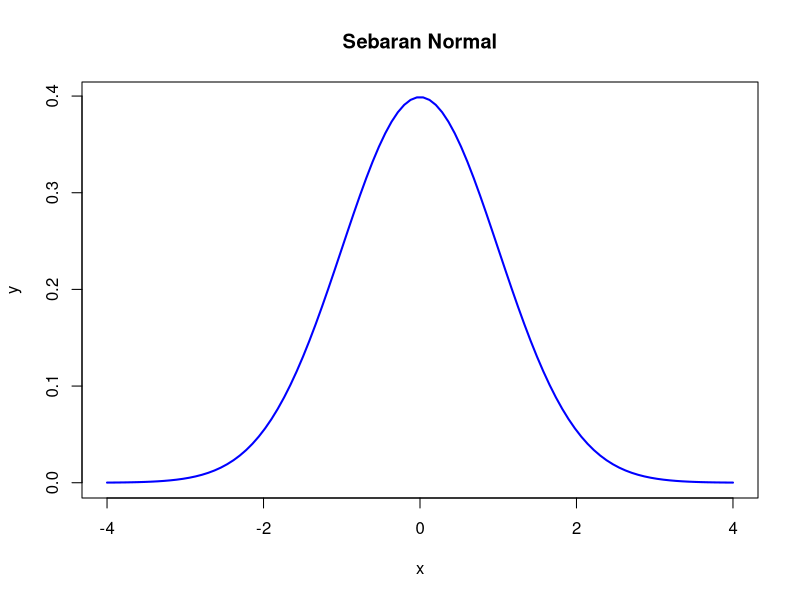
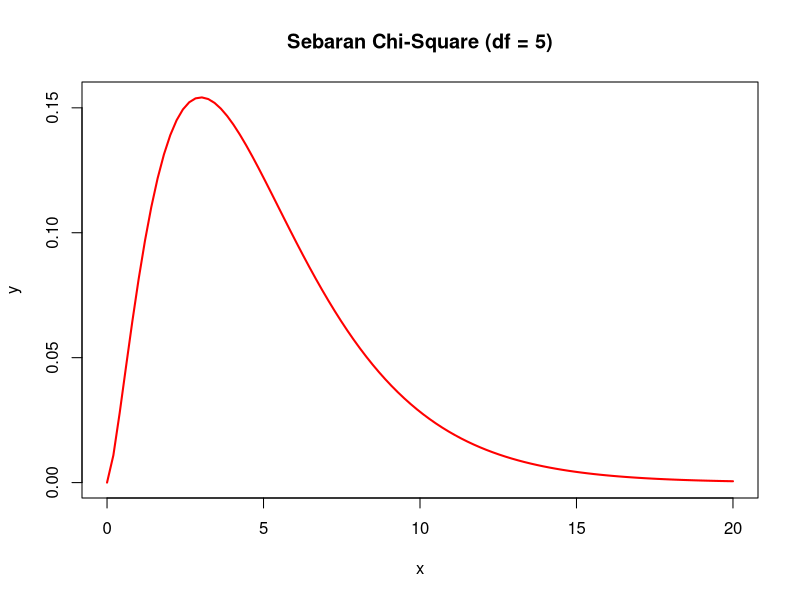
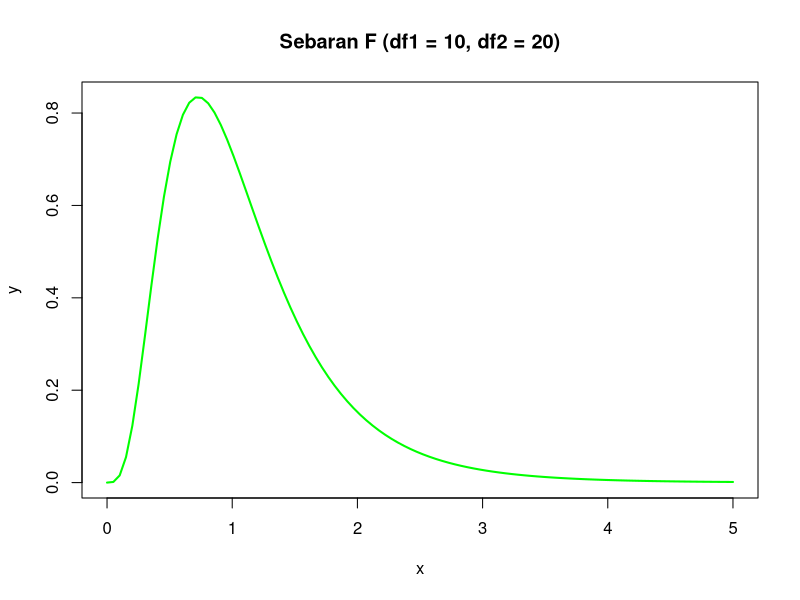
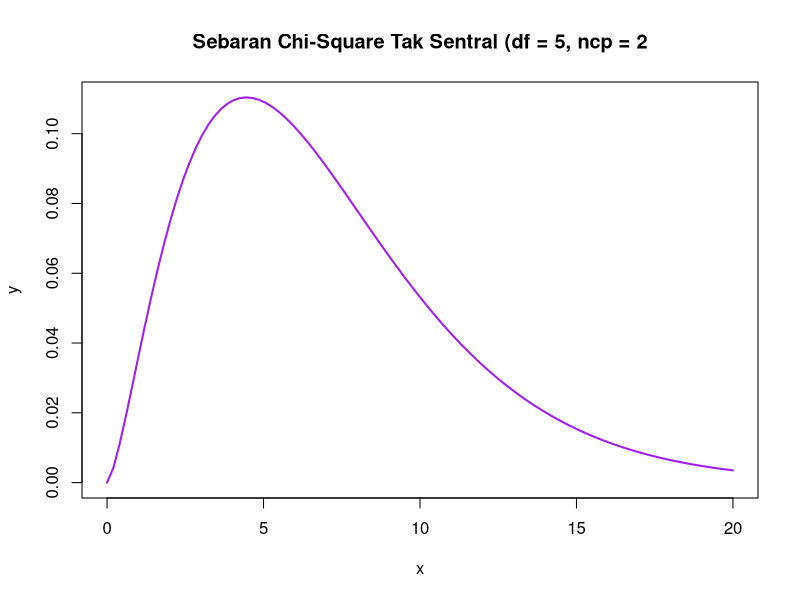
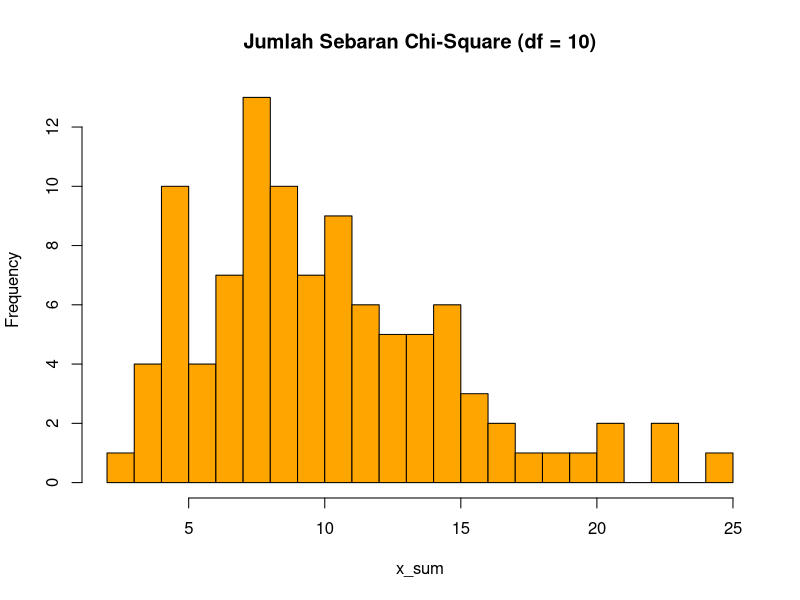
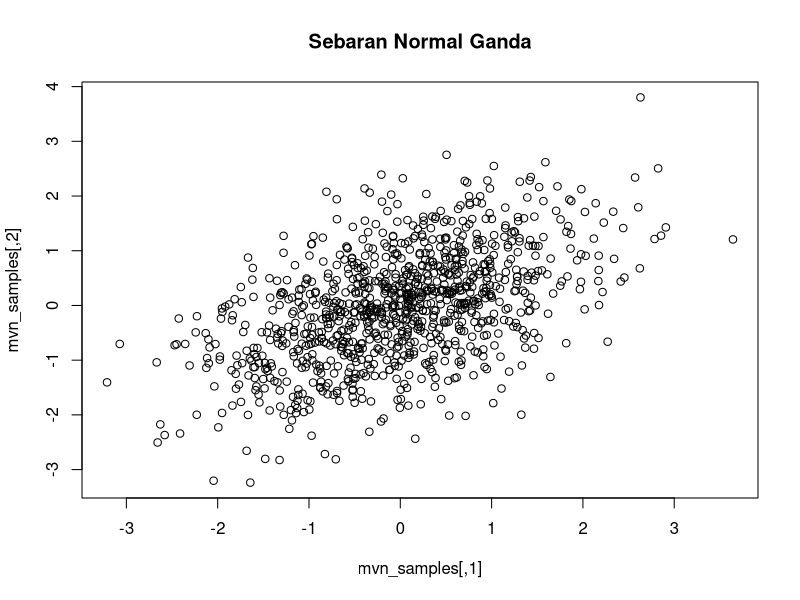

Reproduce these figures in R, in order.
## ---- chunk 1
knitr::opts_chunk$set(echo = TRUE)
## ---- chunk 2
# Menghasilkan distribusi normal
x <- seq(-4, 4, length = 100)
y <- dnorm(x, mean = 0, sd = 1)
plot(x, y, type = "l", lwd = 2, col = "blue", main = "Sebaran Normal")
## ---- chunk 3
# Menghasilkan distribusi Chi-Square
x <- seq(0, 20, length = 100)
y <- dchisq(x, df = 5)
plot(x, y, type = "l", lwd = 2, col = "red", main = "Sebaran Chi-Square (df = 5)")
## ---- chunk 4
# Menghasilkan distribusi F
x <- seq(0, 5, length = 100)
y <- df(x, df1 = 10, df2 = 20)
plot(x, y, type = "l", lwd = 2, col = "green", main = "Sebaran F (df1 = 10, df2 = 20)")
## ---- chunk 5
# Contoh Bentuk Kuadratik
A <- matrix(c(2, -1, -1, 2), nrow = 2)
x <- c(1, 2)
Q <- t(x) %*% A %*% x
Q # Hasil Bentuk Kuadratik
## ---- chunk 6
# Contoh Nilai Harapan Vektor Peubah Acak
x <- matrix(c(2, 4, 6, 8), nrow = 2)
mean_X <- colMeans(x)
mean_X # Nilai Harapan dari Vektor Peubah Acak
## ---- chunk 7
x <- seq(0, 20, length = 100)
y <- dchisq(x, df = 5, ncp = 2)
plot(x, y, type = "l", lwd = 2, col = "purple", main = "Sebaran Chi-Square Tak Sentral (df = 5, ncp = 2")
## ---- chunk 8
# Menghitung Jumlah Distribusi Chi-Square
x1 <- rchisq(100, df = 5)
x2 <- rchisq(100, df = 5)
x_sum <- x1 + x2
hist(x_sum, breaks = 30, col = "orange", main = "Jumlah Sebaran Chi-Square (df = 10)")
## ---- chunk 9
# Distribusi dari Bentuk Kuadratik
eigenvalues <- eigen(A)$values
Q_dist <- sum(eigenvalues * rchisq(length(eigenvalues), df = 1))
Q_dist
## ---- chunk 10
library(MASS)
mu <- c(0, 0)
sigma <- matrix(c(1, 0.5, 0.5, 1), 2)
mvn_samples <- mvrnorm(1000, mu, sigma)
plot(mvn_samples, main = "Sebaran Normal Ganda")
